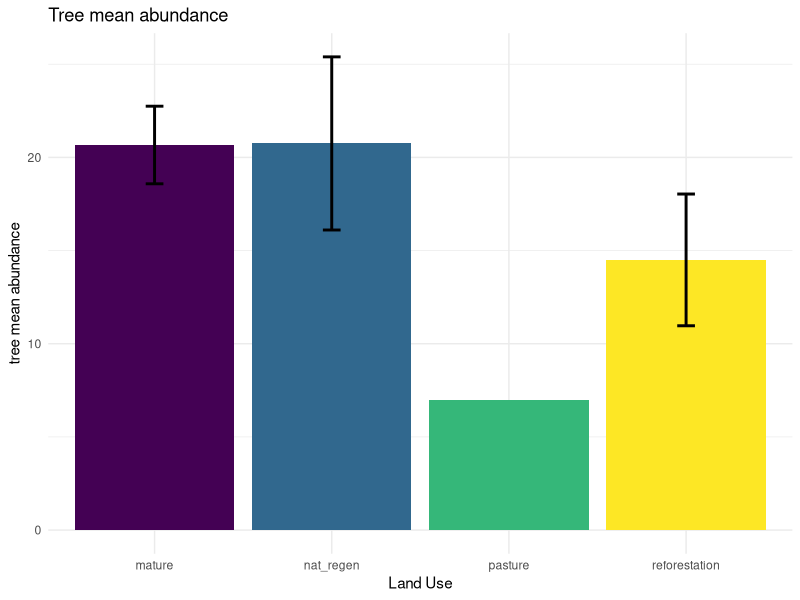
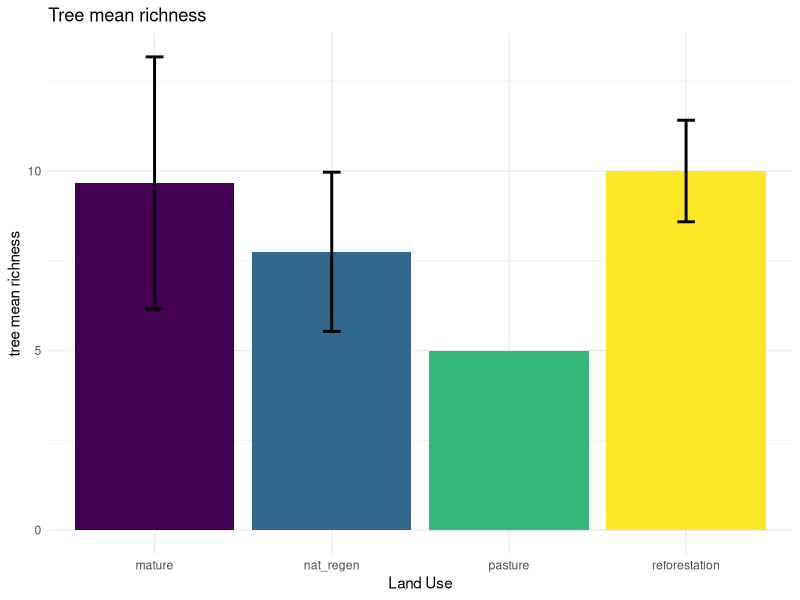
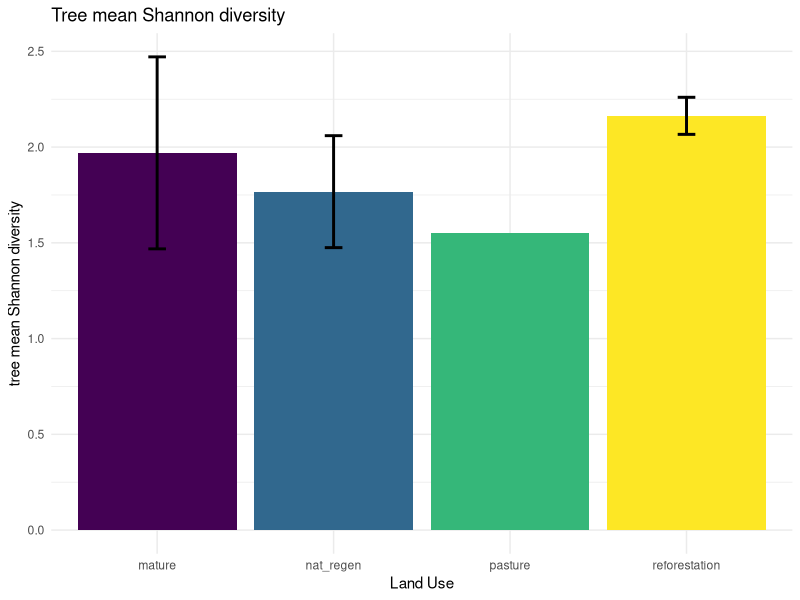
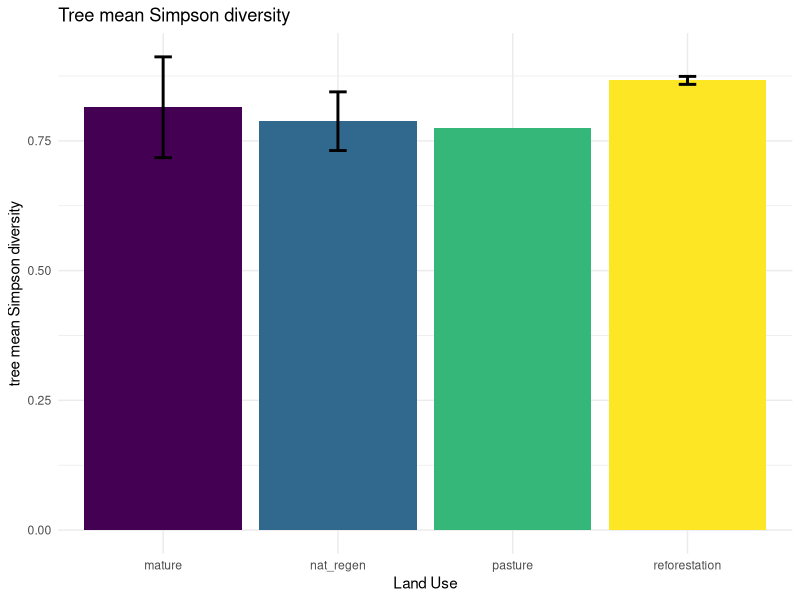
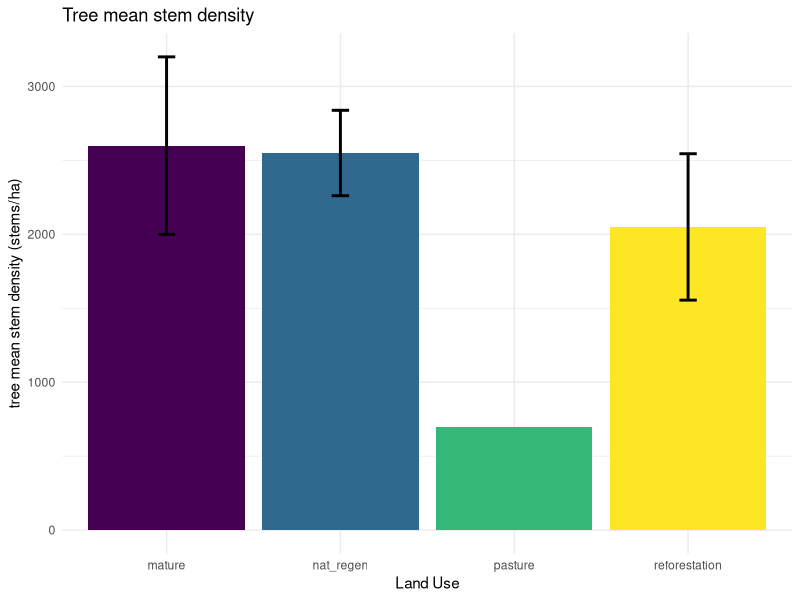
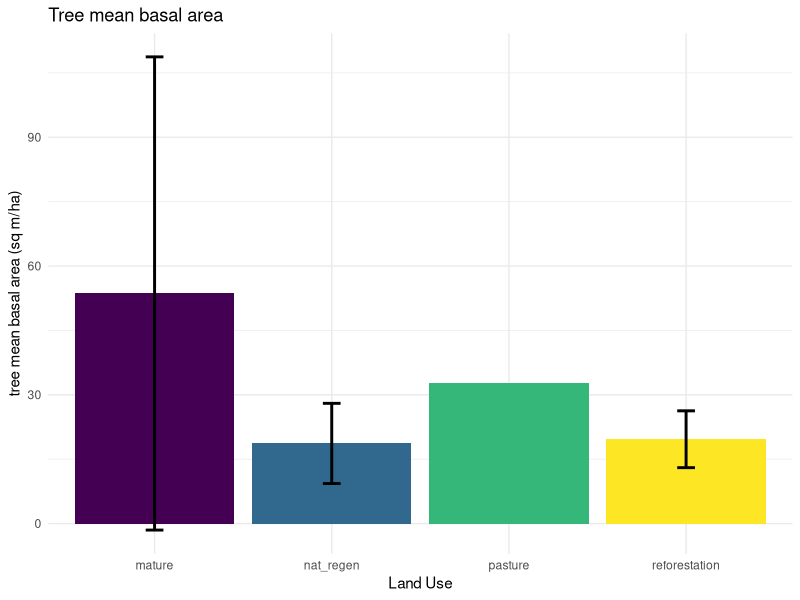
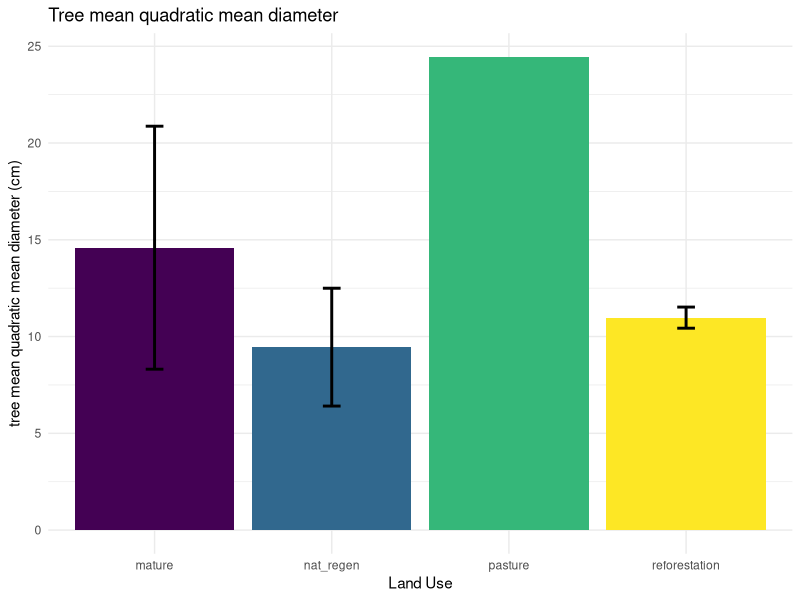
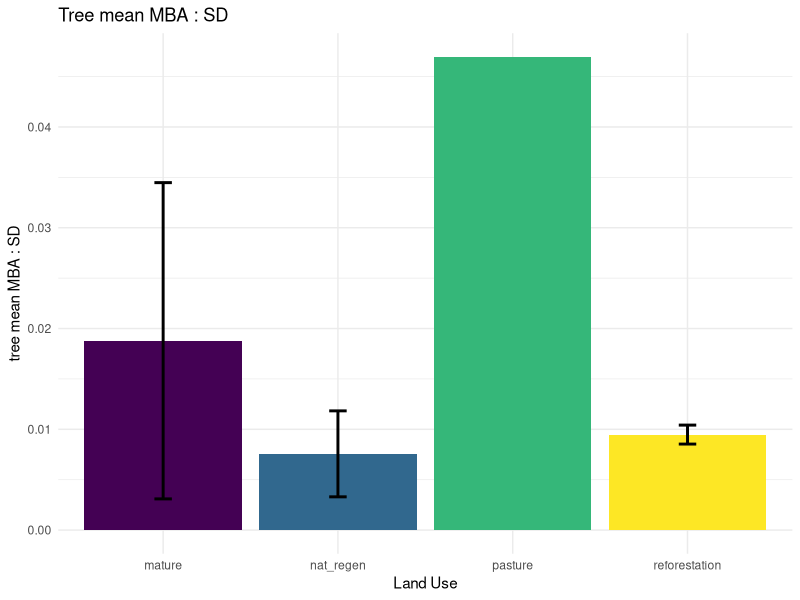

The R source for these figures, in order:
## ---- chunk 1
xfun::embed_file('media/data/ETH dry season deployments AZ001-053.csv')
## ---- chunk 2
xfun::embed_file('media/data/ETH tree data AZ001-053.csv')
## ---- chunk 3
xfun::embed_file('media/data/ETH tree metadata AZ001-053.csv')
## ---- chunk 4
#Load libraries
library(ggplot2)
library(vegan)
library(viridis) 
library(dplyr)
library(tidyr)

#Load the datasets
metadata <- read.csv("media/data/ETH dry season deployments AZ001-053.csv")
data <- read.csv("media/data/ETH tree data AZ001-053.csv")
gentry_metadata <- read.csv("media/data/ETH tree metadata AZ001-053.csv")

#data cleanup

#remove rows/columns not in analysis [for sample dataset thid does nothing, but I have it baked into the cleanup documentation]
metadata <- metadata[c(1:53),]                 ### which points are we analyzing?
gentry_metadata <- gentry_metadata[c(1:53),]   ### which points are we analyzing?
data <- data[c(1:11)]                           ### extra blank columns
data<-data[which(complete.cases(data$meter)),]  ### extra blank rows
data <- data[c(1:1752),]                           ### which points are we analyzing


#remove blank rows (if the number of rows changes in data, then there are blanks, look into why)
#[again, nothing happens in sample data set, but a good validation step]
data[data == ""] <- NA  #replace blank with NA
data <- data[complete.cases(data$name), ]


#I need to include a step in cleanup to filter out lianas, which are currently included with trees if they have woody stems.
#this starts with compiling a species list of lianas and matching it against my tree species list
## ---- chunk 5
#removing extra stems (so one per individual)
data2 <- subset(data, stem == "1",)

# Simplify dataframe
data2 <- data2[c(1, 10)]  # columns: point, name

# Count unique tree observations
data_counted <- data2 %>%
  count(point, name)

# Summarize total tree abundance per point
total_tree_abundance <- data_counted %>%
  group_by(point) %>%
  summarise(total_abundance = sum(n)) %>%
  arrange(point)
## ---- chunk 6
#calculating frequency
data3 <- data2 %>%
  group_by(point, name) %>%
  summarise(freq = n(), .groups = "drop")

#make point data wide for vegan package
data_wide <- data3 %>% spread(key=name, value=freq)

#replace NA values with 0:
data_wide[is.na(data_wide)] <- 0

#making dataframe of just counts:
data_counts <- data_wide[,-c(1)]

tree_abundance <- rowSums(data_counts)              #total abundance - a bit of redundancy built in as I already calculated this. Good to see the values match up
tree_richness <- specnumber(data_counts)            #species richness 
tree_shannon<-diversity(data_counts)                #Shannon diversity index
tree_simpson<- diversity(data_counts, "simpson")    #Simpson diversity index
## ---- chunk 7
data$newCol <- 1

stem_density <- data %>%
  group_by(point) %>%
  summarise(stem_density = sum(newCol, na.rm = TRUE)) %>%
  arrange(point)
                                                      
#Converting to trees per hectare
stem_density$stem_density <- stem_density$stem_density*100     #treating the 2x50m Gentry transects as 100sqm plots
## ---- chunk 8
data$area <- (pi*((data$dbh)/2)**2)/10000   #calculate area from diameter, then convert from sq cm to sq meters

#mean basal area per transect
mean_basal_area <- data %>%
  group_by(point) %>%
  summarise(mean_basal_area = sum(area, na.rm = TRUE)) %>%
  arrange(point)

#mean basal area per hectare
mean_basal_area$mean_basal_area <- mean_basal_area$mean_basal_area*100     #treating the 2x50m Gentry transects as 100sqm plots
## ---- chunk 9
quadratic_mean_diameter <- data %>%
  group_by(point) %>%
  summarise(
    quadratic_mean_diameter = sqrt(mean(dbh^2, na.rm = TRUE))  # QMD in cm
  )
## ---- chunk 10
MBA_SD <- mean_basal_area$mean_basal_area/stem_density$stem_density
## ---- chunk 11
#####
#remove rows for which we have no data - need the chase up why
tree_data <- metadata[-c(28, 29, 33),]

#remove columns we don't care about right now
tree_data <- tree_data[c(1,7)]   #point, land use

# adding the various calculated indicators
tree_data$stem_density <- stem_density$stem_density
tree_data$mean_basal_area <- mean_basal_area$mean_basal_area
tree_data$MBA_SD <- MBA_SD
tree_data$quadratic_mean_diameter <- quadratic_mean_diameter$quadratic_mean_diameter
tree_data$tree_abundance <- tree_abundance
tree_data$tree_richness <- tree_richness
tree_data$tree_shannon <- tree_shannon
tree_data$tree_simpson <- tree_simpson


##### patterns by land use
selected_land_uses <- c("pasture",
                        "nat_regen",
                        "mature",
                       "reforestation", 
                       "teak"
)

# Filter dataset and calculate means per land use
tree_summary <- tree_data %>%
  filter(land_use %in% selected_land_uses) %>%
  group_by(land_use) %>%
  summarise(
    tree_mean_stem_density = mean(stem_density, na.rm = TRUE),
    tree_mean_basal_area = mean(mean_basal_area, na.rm = TRUE),
    tree_mean_MBA_SD = mean(MBA_SD, na.rm = TRUE),
    tree_mean_quadratic_mean_diameter = mean(quadratic_mean_diameter, na.rm = TRUE),
    tree_mean_abundance = mean(tree_abundance, na.rm = TRUE),
    tree_mean_richness = mean(tree_richness, na.rm = TRUE),
    tree_mean_shannon = mean(tree_shannon, na.rm = TRUE),
    tree_mean_simpson = mean(tree_simpson, na.rm = TRUE)
  )


############# calculating standard deviation for error bars
tree_summary <- tree_data %>%
  filter(land_use %in% selected_land_uses) %>%
  group_by(land_use) %>%
  summarise(
    mean_stem_density = mean(stem_density, na.rm = TRUE),
    sd_stem_density = sd(stem_density, na.rm = TRUE),
    
    mean_mean_basal_area = mean(mean_basal_area, na.rm = TRUE),
    sd_basal_area = sd(mean_basal_area, na.rm = TRUE),
    
    mean_MBA_SD = mean(MBA_SD, na.rm = TRUE),
    sd_MBA_SD = sd(MBA_SD, na.rm = TRUE),
    
    mean_quadratic_mean_diameter = mean(quadratic_mean_diameter, na.rm = TRUE),
    sd_quadratic_mean_diameter = sd(quadratic_mean_diameter, na.rm = TRUE),
    
    mean_abundance = mean(tree_abundance, na.rm = TRUE),
    sd_abundance = sd(tree_abundance, na.rm = TRUE),
    
    mean_richness = mean(tree_richness, na.rm = TRUE),
    sd_richness = sd(tree_richness, na.rm = TRUE),
    
    mean_shannon = mean(tree_shannon, na.rm = TRUE),
    sd_shannon = sd(tree_shannon, na.rm = TRUE),
    
    mean_simpson = mean(tree_simpson, na.rm = TRUE),
    sd_simpson = sd(tree_simpson, na.rm = TRUE)
  )
## ---- chunk 12
ggplot(tree_summary, aes(x=land_use, y=mean_abundance, fill = land_use)) + 
  geom_col(stat = "identity") + ggtitle("Tree mean abundance") +
  geom_errorbar(aes(ymin = mean_abundance - sd_abundance,
                    ymax = mean_abundance + sd_abundance),
                width = 0.1, linewidth = 1) +
  scale_fill_viridis_d() + theme_minimal() +
  labs(x = "Land Use", y = "tree mean abundance") +
  theme(legend.position="none")
## ---- chunk 13
ggplot(tree_summary, aes(x=land_use, y=mean_richness, fill = land_use)) + 
  geom_col(stat = "identity") + ggtitle("Tree mean richness") +
  geom_errorbar(aes(ymin = mean_richness - sd_richness,
                    ymax = mean_richness + sd_richness),
                width = 0.1, linewidth = 1) +
  scale_fill_viridis_d() + theme_minimal() +
  labs(x = "Land Use", y = "tree mean richness") +
  theme(legend.position="none")
## ---- chunk 14
ggplot(tree_summary, aes(x=land_use, y=mean_shannon, fill = land_use)) + 
  geom_col(stat = "identity") + ggtitle("Tree mean Shannon diversity") +
  geom_errorbar(aes(ymin = mean_shannon - sd_shannon,
                    ymax = mean_shannon + sd_shannon),
                width = 0.1, linewidth = 1) +
  scale_fill_viridis_d() + theme_minimal() +
  labs(x = "Land Use", y = "tree mean Shannon diversity") +
  theme(legend.position="none")

## ---- chunk 15
ggplot(tree_summary, aes(x=land_use, y=mean_simpson, fill = land_use)) + 
  geom_col(stat = "identity") + ggtitle("Tree mean Simpson diversity") +
  geom_errorbar(aes(ymin = mean_simpson - sd_simpson,
                    ymax = mean_simpson + sd_simpson),
                width = 0.1, linewidth = 1) +
  scale_fill_viridis_d() + theme_minimal() +
  labs(x = "Land Use", y = "tree mean Simpson diversity") +
  theme(legend.position="none")
## ---- chunk 16
ggplot(tree_summary, aes(x=land_use, y=mean_stem_density, fill = land_use)) + 
  geom_col(stat = "identity") + ggtitle("Tree mean stem density") +
  geom_errorbar(aes(ymin = mean_stem_density - sd_stem_density,
                    ymax = mean_stem_density + sd_stem_density),
                width = 0.1, linewidth = 1) +
  scale_fill_viridis_d() + theme_minimal() +
  labs(x = "Land Use", y = "tree mean stem density (stems/ha)") +
  theme(legend.position="none")
## ---- chunk 17
ggplot(tree_summary, aes(x=land_use, y=mean_mean_basal_area, fill = land_use)) + 
  geom_col(stat = "identity") + ggtitle("Tree mean basal area") +
  geom_errorbar(aes(ymin = mean_mean_basal_area - sd_basal_area,
                    ymax = mean_mean_basal_area + sd_basal_area),
                width = 0.1, linewidth = 1) +
  scale_fill_viridis_d() + theme_minimal() +
  labs(x = "Land Use", y = "tree mean basal area (sq m/ha)") +
  theme(legend.position="none")
## ---- chunk 18
ggplot(tree_summary, aes(x=land_use, y=mean_quadratic_mean_diameter, fill = land_use)) + 
  geom_col(stat = "identity") + ggtitle("Tree mean quadratic mean diameter") +
  geom_errorbar(aes(ymin = mean_quadratic_mean_diameter - sd_quadratic_mean_diameter,
                    ymax = mean_quadratic_mean_diameter + sd_quadratic_mean_diameter),
                width = 0.1, linewidth = 1) +
  scale_fill_viridis_d() + theme_minimal() +
  labs(x = "Land Use", y = "tree mean quadratic mean diameter (cm)") +
  theme(legend.position="none")

## ---- chunk 19
ggplot(tree_summary, aes(x=land_use, y=mean_MBA_SD, fill = land_use)) + 
  geom_col(stat = "identity") + ggtitle("Tree mean MBA : SD") +
  geom_errorbar(aes(ymin = mean_MBA_SD - sd_MBA_SD,
                    ymax = mean_MBA_SD + sd_MBA_SD),
                width = 0.1, linewidth = 1) +
  scale_fill_viridis_d() + theme_minimal() +
  labs(x = "Land Use", y = "tree mean MBA : SD") +
  theme(legend.position="none")
